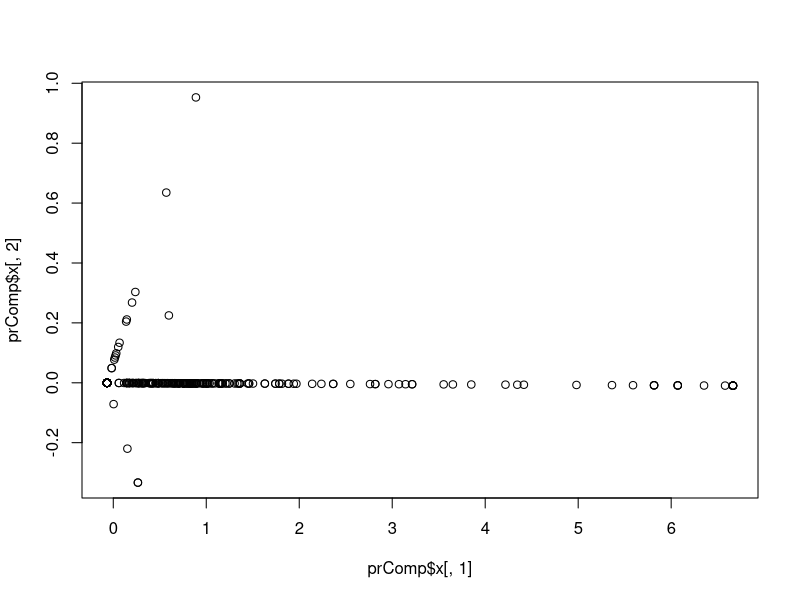
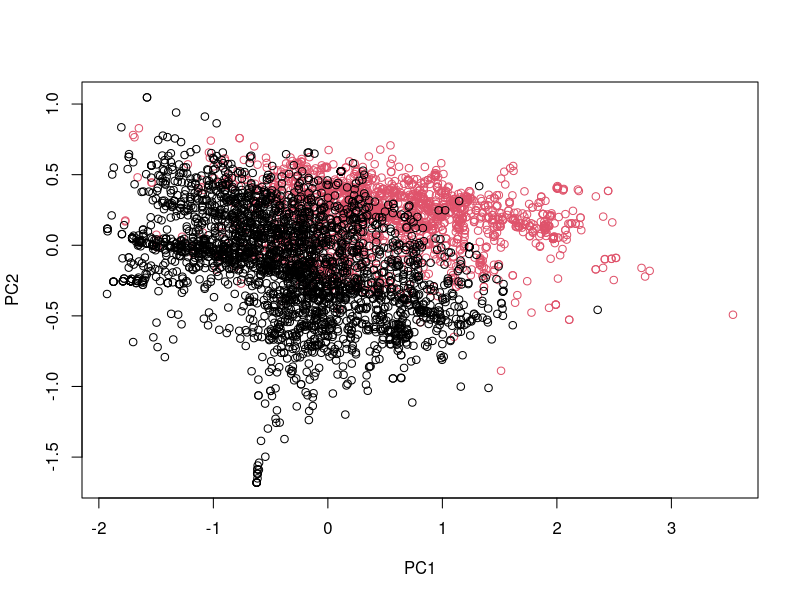
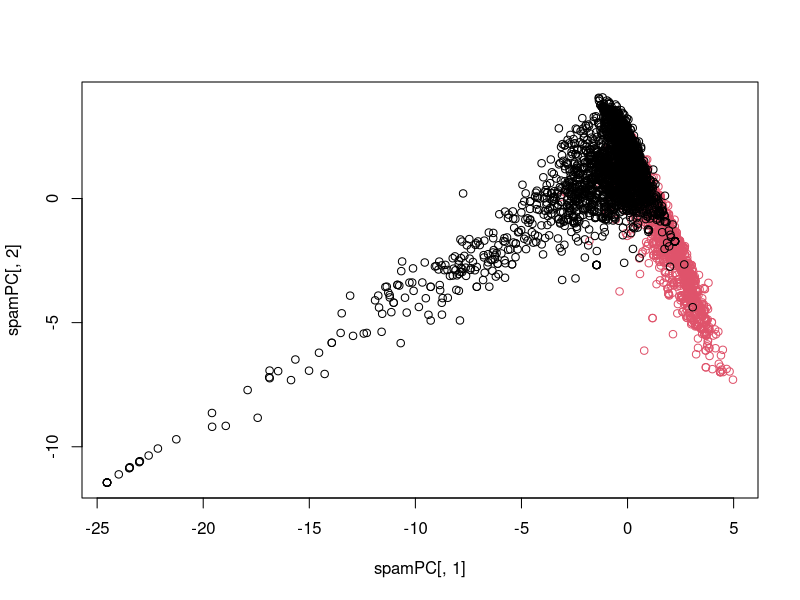

R code for these plots, in order:
# Caret package
library(caret)
library(kernlab)
data(spam)

inTrain <- createDataPartition(y=spam$type, 
                               p=0.75, list=F)

training <- spam[inTrain,]
testing <- spam[-inTrain,]

M <- abs(cor(training[,-58]))
diag(M) <- 0
which(M>0.8, arr.ind = T) # array indices

names(spam)[c(34,32)]

# principal components
smallSpam <- spam[,c(34,32)]
prComp <- prcomp(smallSpam)
plot(prComp$x[,1], prComp$x[,2])

# number of variances explained by each PCs
prComp$rotation

# PCA on SPAM data
typeCOlor <- ((spam$type=="spam")*1+1)
prComp <- prcomp(log10(spam[,-58]+1))
plot(prComp$x[,1], prComp$x[,2],col=typeCOlor, xlab="PC1", ylab="PC2")

#PCA with caret
preProc <- preProcess(log10(spam[,-58]+1), method = "pca",pcaComp = 2)
spamPC <- predict(preProc, log10(spam[,-58]+1))
plot(spamPC[,1], spamPC[,2], col=typeCOlor)

# Preprocessing with PCA
preProc <- preProcess(log10(training[,-58]+1), method = "pca",pcaComp = 2)
trainPC <- predict(preProc, log10(training[,-58]+1))
trainPC$type <- training$type
modelFit <- train(type~.,method = "glm", data = trainPC)

testPC <- predict(preProc, log10(testing[,-58]+1))
confusionMatrix(testing$type, predict(modelFit,testPC))

# Alternative(sets # of PCs) -- doing all in one function 
modelFit <- train(type ~ .,method = "glm",preProcess="pca",data=training)
confusionMatrix(testing$type,predict(modelFit,testing))
